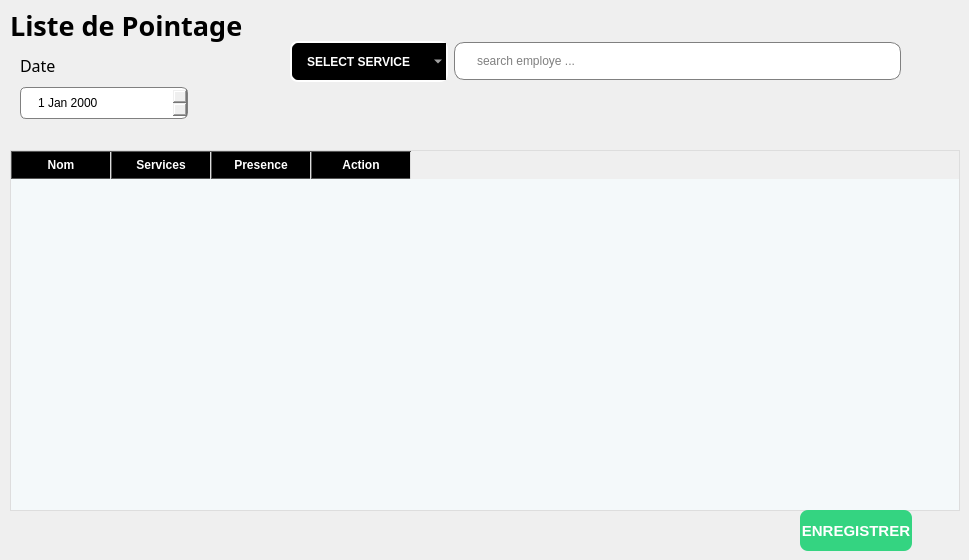
          <widget class="QWidget" name="page_3">
           <widget class="QLabel" name="label_9">
            <property name="geometry">
             <rect>
              <x>10</x>
              <y>0</y>
              <width>251</width>
              <height>51</height>
             </rect>
            </property>
            <property name="font">
             <font>
              <family>Century Gothic</family>
              <pointsize>20</pointsize>
              <bold>true</bold>
             </font>
            </property>
            <property name="text">
             <string>Liste de Pointage</string>
            </property>
           </widget>
           <widget class="QWidget" name="layoutWidget_2">
            <property name="geometry">
             <rect>
              <x>20</x>
              <y>50</y>
              <width>168</width>
              <height>69</height>
             </rect>
            </property>
            <layout class="QVBoxLayout" name="verticalLayout_13">
             <item>
              <widget class="QLabel" name="date">
               <property name="font">
                <font>
                 <family>Century Gothic</family>
                 <pointsize>12</pointsize>
                </font>
               </property>
               <property name="text">
                <string>Date </string>
               </property>
              </widget>
             </item>
             <item>
              <widget class="QDateEdit" name="pointage_dob_dateEdit_2">
               <property name="styleSheet">
                <string notr="true">QDateEdit{
   border: 1px solid gray;
  border-radius: 6px;
  padding-left: 15px;
  height: 30px;
}</string>
               </property>
              </widget>
             </item>
            </layout>
           </widget>
           <widget class="QTableWidget" name="employe_info_table_2">
            <property name="geometry">
             <rect>
              <x>10</x>
              <y>150</y>
              <width>950</width>
              <height>361</height>
             </rect>
            </property>
            <property name="styleSheet">
             <string notr="true">/* Styles pour les sections d'en-tête */
QHeaderView::section {
    font-weight: bold;
    background-color: black;
    color: white;
    border: 1px solid #555;
    padding: 4px; /* Espace autour du texte des en-têtes */
}

/* Styles pour le widget de table */
QTableWidget {
    alternate-background-color: #B0EDFB; /* Couleur de fond pour les lignes alternées */
    background-color: #F4F9FA; /* Couleur de fond pour le tableau */
    border: 1px solid #ddd; /* Bordure autour du tableau */
}

/* Styles pour les éléments des cellules */
QTableWidget QTableWidgetItem {
    padding-left: 10px; /* Espace à gauche du texte des cellules */
    padding-right: 10px; /* Espace à droite du texte des cellules */
}

/* Espacement des lignes et colonnes */
QTableWidget::item {
    padding: 0px;
    border-right: 1px solid #ddd; /* Bordure droite des cellules pour séparer les colonnes */
}

QTableWidget QHeaderView::section {
    border-right: 1px solid #ddd; /* Bordure droite des en-têtes pour séparer les colonnes */
}
</string>
            </property>
            <property name="alternatingRowColors">
             <bool>true</bool>
            </property>
            <column>
             <property name="text">
              <string>Nom</string>
             </property>
            </column>
            <column>
             <property name="text">
              <string>Services</string>
             </property>
            </column>
            <column>
             <property name="text">
              <string>Presence</string>
             </property>
            </column>
            <column>
             <property name="text">
              <string>Action</string>
             </property>
            </column>
           </widget>
           <widget class="QWidget" name="layoutWidget_3">
            <property name="geometry">
             <rect>
              <x>290</x>
              <y>40</y>
              <width>611</width>
              <height>43</height>
             </rect>
            </property>
            <layout class="QHBoxLayout" name="horizontalLayout_8">
             <item>
              <widget class="QComboBox" name="poin_select_services_2">
               <property name="minimumSize">
                <size>
                 <width>150</width>
                 <height>0</height>
                </size>
               </property>
               <property name="styleSheet">
                <string notr="true">QComboBox{
     border: 2px solid white;
     border-radius: 8px;
     padding :1px  18px  1px  3px ;
     background-color:black;
	 color: rgb(255, 255, 255);
     height: 35px;
     padding-left: 15px;
     font-weight:bold;
     selection-background-color: #2980B9;
}</string>
               </property>
               <item>
                <property name="text">
                 <string>SELECT SERVICE</string>
                </property>
               </item>
               <item>
                <property name="text">
                 <string>Preci-Dip</string>
                </property>
               </item>
               <item>
                <property name="text">
                 <string>Cellduc</string>
                </property>
               </item>
               <item>
                <property name="text">
                 <string>CMS</string>
                </property>
               </item>
               <item>
                <property name="text">
                 <string>4Energy</string>
                </property>
               </item>
               <item>
                <property name="text">
                 <string>Qualite</string>
                </property>
               </item>
               <item>
                <property name="text">
                 <string>CMS</string>
                </property>
               </item>
               <item>
                <property name="text">
                 <string/>
                </property>
               </item>
              </widget>
             </item>
             <item>
              <widget class="QLineEdit" name="poin_search_employe_2">
               <property name="minimumSize">
                <size>
                 <width>0</width>
                 <height>38</height>
                </size>
               </property>
               <property name="maximumSize">
                <size>
                 <width>16777215</width>
                 <height>38</height>
                </size>
               </property>
               <property name="styleSheet">
                <string notr="true">QLineEdit{
  padding-left:20px;
  border:1px solid gray;
  border-radius:10px;
}</string>
               </property>
               <property name="readOnly">
                <bool>false</bool>
               </property>
               <property name="placeholderText">
                <string>search employe ...</string>
               </property>
              </widget>
             </item>
            </layout>
           </widget>
           <widget class="QPushButton" name="save_pointage_btn">
            <property name="geometry">
             <rect>
              <x>800</x>
              <y>510</y>
              <width>112</width>
              <height>41</height>
             </rect>
            </property>
            <property name="minimumSize">
             <size>
              <width>0</width>
              <height>41</height>
             </size>
            </property>
            <property name="styleSheet">
             <string notr="true">QPushButton{
  background-color:#34D481;
color:white;
border: none;
border-radius:8px;
font-weight:bold;
font-size:15px;

}</string>
            </property>
            <property name="text">
             <string>ENREGISTRER</string>
            </property>
           </widget>
          </widget>
